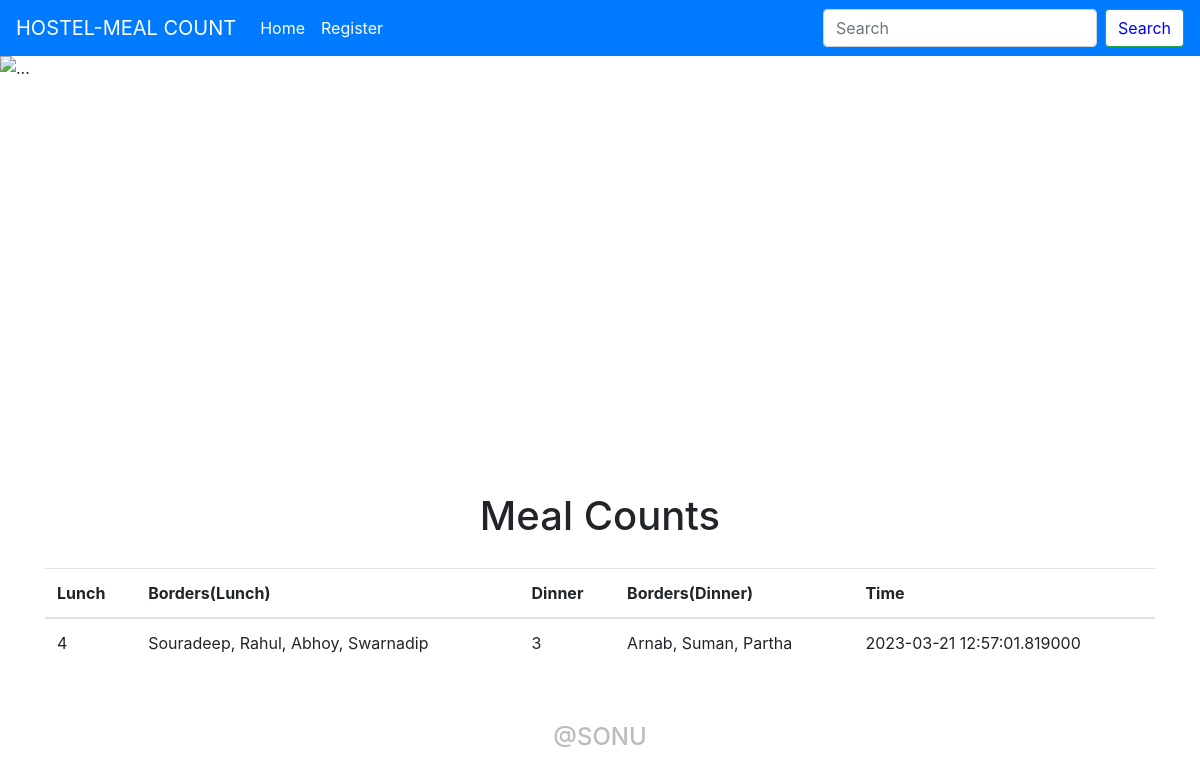
The page /list/1 on the database as committed earlier.
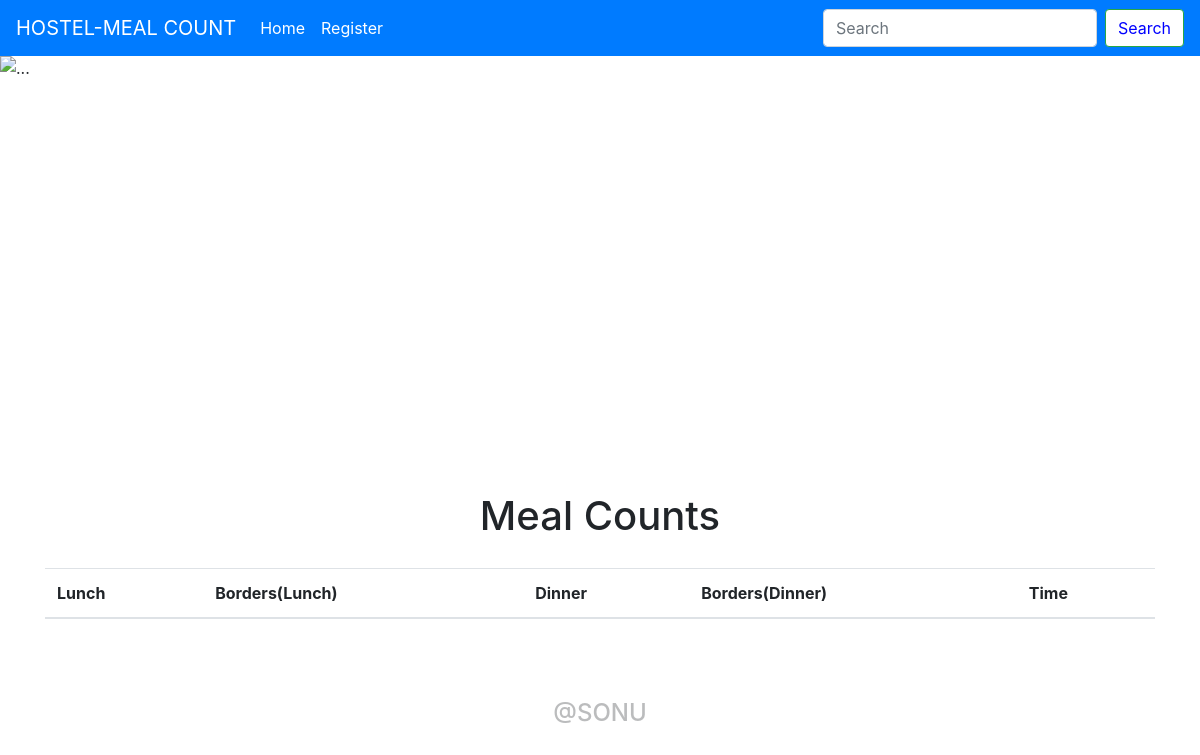
The same page on the database as committed later.
### app.py (models this page shows, shortened)
class Todo(db.Model):
    sno = db.Column(db.Integer, primary_key = True)
    title = db.Column(db.String(200), nullable = False)
    desc = db.Column(db.String(500), nullable = True)
    lunch = db.Column(db.String(500), nullable = True)
    desc2 = db.Column(db.String(500), nullable = True)
    dinner = db.Column(db.String(500), nullable = True)
    date_created = db.Column(db.DateTime, default = datetime.utcnow)

### app.py (the view)
@app.route("/list/<int:sno>", methods = ['GET', 'POST'])
def show(sno):
    todo = Todo.query.filter_by(sno = sno).first()
    return render_template('list.html', todo = todo)

### templates/list.html (shortened to what this page needs)
{% extends 'base.html' %}
{% block body%}
<div class="container my-3">
    <h1 style="text-align:center;padding:20px">Meal Counts</h1>
             <table class="table">
              <thead>
                <tr>
                  <th scope="col">Lunch</th>
                  <th scope="col">Borders(Lunch)</th>
                  <th scope="col">Dinner</th>
                  <th scope="col">Borders(Dinner)</th>
                  <th scope="col">Time</th>
                </tr>
              </thead>
              <tbody>
          <tr>
            <td>{{todo.desc}}</td>
            <td>{{todo.lunch}}</td>
            <td>{{todo.desc2}}</td>
            <td>{{todo.dinner}}</td>
            <td>{{todo.date_created}}</td>
          </tr>
        </tbody>
      </table>
  </div>
{% endblock body %}

### templates/base.html (shortened to what this page needs)
<!doctype html>
<html lang="en">
  <head>
    <link rel="stylesheet" href="https://cdn.jsdelivr.net/npm/bootstrap@4.3.1/dist/css/bootstrap.min.css">
  </head>
  <body>
    <nav class="navbar navbar-expand-lg navbar-light bg-primary">
        <a class="navbar-brand" style="color: white" href="/">HOSTEL-MEAL COUNT</a>
        <div class="collapse navbar-collapse" id="navbarSupportedContent">
          <ul class="navbar-nav mr-auto">
            <li class="nav-item active">
              <a class="nav-link" href="http://sonu999.pythonanywhere.com/home" style="color: white" >Home <span class="sr-only">(current)</span></a>
            </li>
            <li class="nav-item">
              <a class="nav-link" href="http://sonu999.pythonanywhere.com/register" style="color: white" >Register</a>
            </li>
          </ul>
          <form class="form-inline my-2 my-lg-0">
            <input class="form-control mr-sm-2" type="search" placeholder="Search" aria-label="Search">
            <button class="btn btn-outline-success my-2 my-sm-0" type="submit" style="background-color:white;color:blue">Search</button>
          </form>
        </div>
      </nav>
      <div id="carouselExampleSlidesOnly" class="carousel slide" data-ride="carousel">
        <div class="carousel-inner">
          <div class="carousel-item active">
              <img src="https://th.bing.com/th/id/R.5c1cb9376b3bee7effa4286fbc6ef4ba?rik=KimYjCSDB1u4jg&riu=http%3a%2f%2fs1.picswalls.com%2fwallpapers%2f2016%2f03%2f29%2fawesome-beautiful-nature-wallpaper_042319501_304.jpg&ehk=8bGUOKnA5IrfEG%2foi23atcc7xm8BmgDPkLvJhn94JwA%3d&risl=&pid=ImgRaw&r=0" class="d-block w-100" alt="..." width="400px" height="400px">
          </div>
        </div>
      </div>
    {% block body%}
    {% endblock body %}
    <h1 style="text-align:center; padding:40px;opacity:0.3;font-size:1.5rem">@SONU</h1>
  </body>
  </html>

Rows that differ between the two databases and show on the page:
removed Todo: desc "4", lunch "Souradeep, Rahul, Abhoy, Swarnadip", desc2 "3", dinner "Arnab, Suman, Partha", date_created "2023-03-21 12:57:01.819000"
